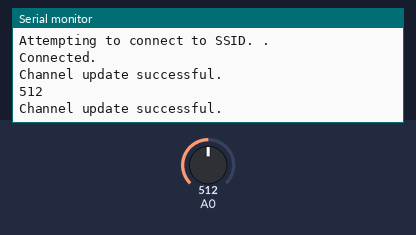
Bench run of a sketch on a simulated ESP8266 (NodeMCU). On the bench: the last lines printed to the serial monitor. The inputs (shaded band) are chosen by the test bench; at power-on: A0 = 512. WiFi joins after 1.5 s; servers stay silent unless stated; random numbers use the default seed unless the sketch sets one.

Above: at 8.1 s.
8.2 s: A0 set to 716
At 9.81 s:
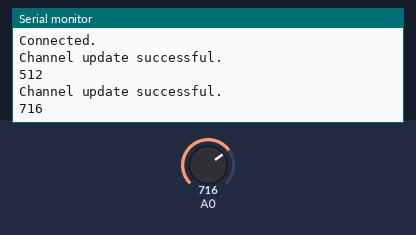
12.1 s: A0 set to 900
At 12.7 s:
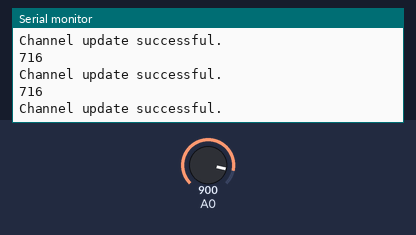
Timing chart, 0 to 15.1 s (numbered marks = the images above; inputs shaded):
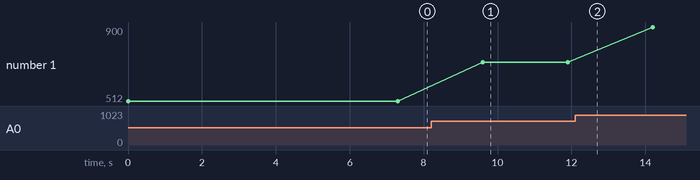

The sketch:

Thingspeak.ino
```cpp
#include <ESP8266WiFi.h>
#include "ThingSpeak.h"

int prox = 0;
char ssid[] = "POCO X3 Pro";
char pass[] = "Davidzito23";
int keyIndex = 0;
WiFiClient  client;

unsigned long myChannelNumber = 1684778;
const char * myWriteAPIKey = "TNNUUUG471LLV9WR";

int number1 = random(0,20);
int number2 = random(0,20);
int number3 = random(0,20);

void setup() {
  pinMode(prox,INPUT);
  Serial.begin(115200);
  while (!Serial) {

  }

  WiFi.mode(WIFI_STA);
  ThingSpeak.begin(client);
}

void loop() {
  int value = 0;
  value = analogRead(prox);
  Serial.println(value);


  if(WiFi.status() != WL_CONNECTED){
    Serial.print("Attempting to connect to SSID. ");
    while(WiFi.status() != WL_CONNECTED){
      WiFi.begin(ssid, pass);
      Serial.print(".");
      delay(5000);
    }
    Serial.println("\nConnected.");
  }

  if(value < 20 and value > 10){
    ThingSpeak.setField(1, value);
  }

  ThingSpeak.setField(2, number2);
  ThingSpeak.setField(3, number3);


  int x = ThingSpeak.writeFields(myChannelNumber, myWriteAPIKey);

  if(x == 200){
    Serial.println("Channel update successful.");
  }
  else{
    Serial.println("Problem updating channel. HTTP error code " + String(x));
  }

  number1 = random(0,20);
  number2 = random(0,20);
  number3 = random(0,20);

  delay(2000);
}
```

Measured:
- after the input at 8.2 s, the serial monitor: prints a new line after 1.4 s (image 1)
- plotted number 1: 512 → 716 after the input at 8.2 s, 716 → 900 after the input at 12.1 s
